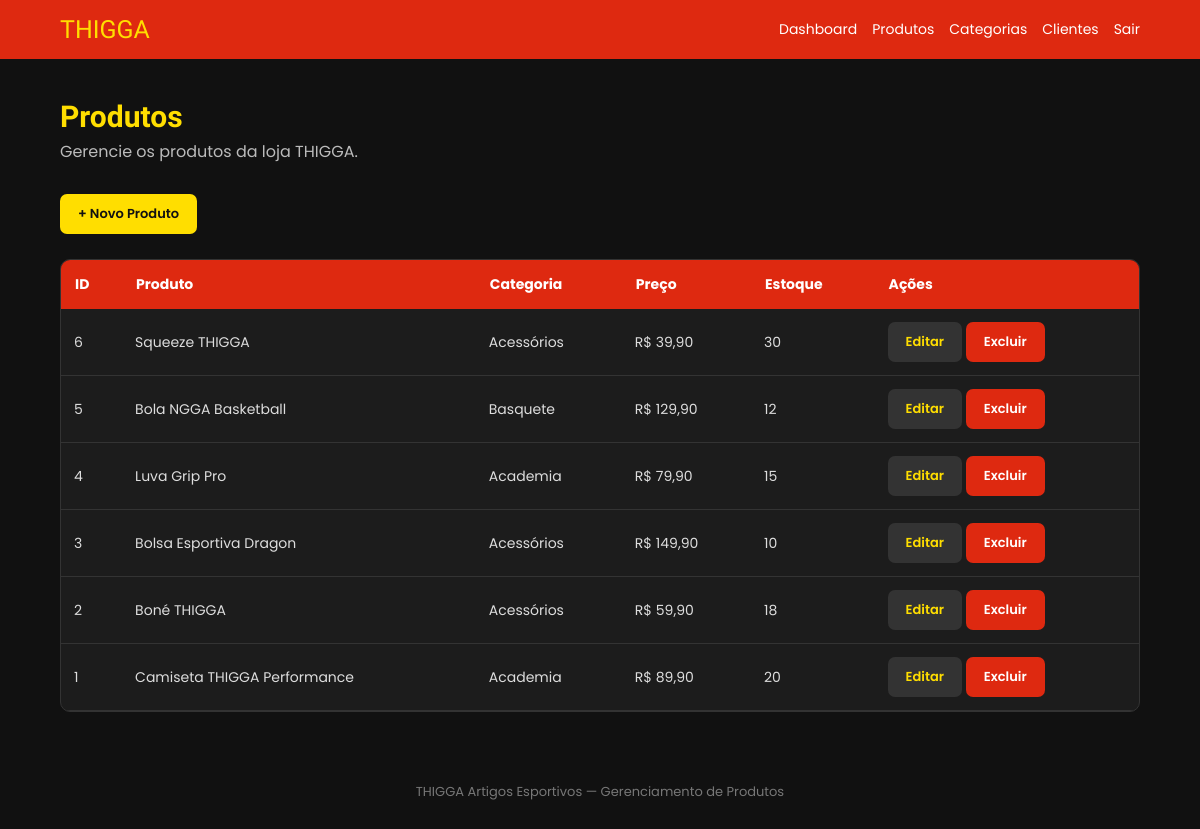
/admin/produtos/listar.php (signed in), run on the app's committed database.
### tables this page shows
CREATE TABLE produtos (
    id INT AUTO_INCREMENT PRIMARY KEY,
    nome VARCHAR(150) NOT NULL,
    descricao TEXT,
    preco DECIMAL(10,2) NOT NULL,
    estoque INT NOT NULL DEFAULT 0,
    imagem VARCHAR(255),
    categoria_id INT,
    criado_em TIMESTAMP DEFAULT CURRENT_TIMESTAMP,

    CONSTRAINT fk_categoria
        FOREIGN KEY (categoria_id)
        REFERENCES categorias(id)
        ON DELETE SET NULL
);

CREATE TABLE categorias (
    id INT AUTO_INCREMENT PRIMARY KEY,
    nome VARCHAR(100) NOT NULL,
    descricao TEXT
);

### admin/produtos/listar.php (the view, shortened to what this page needs)
<?php
require_once "../../config/conexao.php";
$sql = "
    SELECT
        produtos.id,
        produtos.nome,
        produtos.descricao,
        produtos.preco,
        produtos.estoque,
        categorias.nome AS categoria
    FROM produtos
    LEFT JOIN categorias
        ON produtos.categoria_id = categorias.id
    ORDER BY produtos.id DESC
";
$stmt = $pdo->query($sql);
$produtos = $stmt->fetchAll(PDO::FETCH_ASSOC);
?>
<!DOCTYPE html>
<html lang="pt-BR">
<head>
    <link
        rel="stylesheet"
        href="../../assets/css/admin.css"
    >
</head>
<body>
<header class="admin-header">
    <div class="admin-logo">
        THIGGA
    </div>
    <nav class="admin-menu">
        <a href="../dashboard.php">
            Dashboard
        </a>
        <a href="listar.php">
            Produtos
        </a>
        <a href="../categorias/listar.php">
            Categorias
        </a>
        <a href="../clientes/listar.php">
            Clientes
        </a>
        <a href="../logout.php">
            Sair
        </a>
    </nav>
</header>
<main class="admin-container">
    <div class="admin-titulo">
        <h1>
            Produtos
        </h1>
        <p>
            Gerencie os produtos da loja THIGGA.
        </p>
    </div>
    <div style="margin-bottom:25px;">
        <a
            href="novo.php"
            class="btn-admin btn-novo"
        >
            + Novo Produto
        </a>
    </div>
    <div class="tabela-container">
        <table class="tabela">
            <thead>
                <tr>
                    <th>ID</th>
                    <th>Produto</th>
                    <th>Categoria</th>
                    <th>Preço</th>
                    <th>Estoque</th>
                    <th>Ações</th>
                </tr>
            </thead>
            <tbody>
                <?php if (count($produtos) > 0): ?>
                    <?php foreach ($produtos as $produto): ?>
                        <tr>
                            <td>
                                <?php
                                echo $produto["id"];
                                ?>
                            </td>
                            <td>
                                <?php
                                echo htmlspecialchars(
                                    $produto["nome"]
                                );
                                ?>
                            </td>
                            <td>
                                <?php
                                echo htmlspecialchars(
                                    $produto["categoria"]
                                    ?? "Sem categoria"
                                );
                                ?>
                            </td>
                            <td>
                                R$
                                <?php
                                echo number_format(
                                    $produto["preco"],
                                    2,
                                    ",",
                                    "."
                                );
                                ?>
                            </td>
                            <td>
                                <?php
                                echo $produto["estoque"];
                                ?>
                            </td>
                            <td>
                                <a
                                    href="editar.php?id=<?php echo $produto['id']; ?>"
                                    class="btn-admin btn-editar"
                                >
                                    Editar
                                </a>
                                <a
                                    href="excluir.php?id=<?php echo $produto['id']; ?>"
                                    class="btn-admin btn-excluir"
                                >
                                    Excluir
                                </a>
                            </td>
                        </tr>
                    <?php endforeach; ?>
                <?php endif; ?>
            </tbody>
        </table>
    </div>
</main>
<footer class="admin-footer">
    THIGGA Artigos Esportivos —
    Gerenciamento de Produtos
</footer>
</body>
</html>

### assets/css/admin.css (style rules this page uses)
* { margin: 0; padding: 0; box-sizing: border-box; }
body { font-family: 'Poppins', sans-serif; background: #111111; color: #ffffff; }
.admin-header { background: #DE2910; padding: 15px 5%; display: flex; justify-content: space-between; align-items: center; gap: 20px; }
.admin-logo { font-family: 'Orbitron', sans-serif; color: #FFDE00; font-size: 25px; }
.admin-menu { display: flex; align-items: center; gap: 15px; }
.admin-menu a { color: #ffffff; text-decoration: none; font-size: 14px; transition: 0.3s; }
.admin-container { width: 90%; max-width: 1200px; margin: 40px auto; }
.admin-titulo { margin-bottom: 30px; }
.admin-titulo h1 { font-family: 'Orbitron', sans-serif; color: #FFDE00; font-size: 30px; }
.admin-titulo p { color: #bbbbbb; margin-top: 5px; }
.tabela-container { width: 100%; overflow-x: auto; background: #1c1c1c; border-radius: 10px; border: 1px solid #333; }
.tabela { width: 100%; border-collapse: collapse; min-width: 700px; }
.tabela th { background: #DE2910; color: #ffffff; padding: 14px; text-align: left; font-size: 14px; }
.tabela td { padding: 13px; border-bottom: 1px solid #333; color: #dddddd; font-size: 14px; }
.btn-admin { display: inline-block; padding: 10px 18px; border-radius: 7px; text-decoration: none; font-size: 13px; font-weight: 600; transition: 0.3s; }
.btn-novo { background: #FFDE00; color: #111111; }
.btn-editar { background: #333333; color: #FFDE00; }
.btn-excluir { background: #DE2910; color: #ffffff; }
.admin-footer { text-align: center; padding: 30px 15px; color: #777777; font-size: 13px; }

### data on the page
produtos: id "6", nome "Squeeze THIGGA", categoria.nome "Acessórios", preco "39,90", estoque "30"
produtos: id "5", nome "Bola NGGA Basketball", categoria.nome "Basquete", preco "129,90", estoque "12"
produtos: id "4", nome "Luva Grip Pro", categoria.nome "Academia", preco "79,90", estoque "15"
produtos: id "3", nome "Bolsa Esportiva Dragon", categoria.nome "Acessórios", preco "149,90", estoque "10"
produtos: id "2", nome "Boné THIGGA", categoria.nome "Acessórios", preco "59,90", estoque "18"
produtos: id "1", nome "Camiseta THIGGA Performance", categoria.nome "Academia", preco "89,90", estoque "20"
